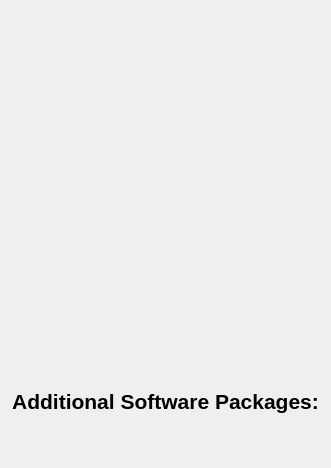
          <widget class="QWidget" name="TitlePage">
           <property name="minimumSize">
            <size>
             <width>0</width>
             <height>0</height>
            </size>
           </property>
           <property name="maximumSize">
            <size>
             <width>16777215</width>
             <height>16777215</height>
            </size>
           </property>
           <layout class="QVBoxLayout" name="verticalLayout_2">
            <property name="spacing">
             <number>40</number>
            </property>
            <property name="leftMargin">
             <number>12</number>
            </property>
            <property name="topMargin">
             <number>40</number>
            </property>
            <property name="rightMargin">
             <number>12</number>
            </property>
            <property name="bottomMargin">
             <number>40</number>
            </property>
            <item>
             <widget class="QLabel" name="LosAlamosLogo">
              <property name="maximumSize">
               <size>
                <width>16777215</width>
                <height>60</height>
               </size>
              </property>
              <property name="text">
               <string/>
              </property>
              <property name="pixmap">
               <pixmap resource="Icons/IconResourceFile.qrc">:/Logos/Logos/LANL Logo Ultramarine.png</pixmap>
              </property>
              <property name="scaledContents">
               <bool>true</bool>
              </property>
             </widget>
            </item>
            <item>
             <spacer name="verticalSpacer_7">
              <property name="orientation">
               <enum>Qt::Vertical</enum>
              </property>
              <property name="sizeHint" stdset="0">
               <size>
                <width>20</width>
                <height>40</height>
               </size>
              </property>
             </spacer>
            </item>
            <item alignment="Qt::AlignHCenter|Qt::AlignVCenter">
             <widget class="QLabel" name="EVPFFTLogo">
              <property name="minimumSize">
               <size>
                <width>225</width>
                <height>175</height>
               </size>
              </property>
              <property name="maximumSize">
               <size>
                <width>225</width>
                <height>175</height>
               </size>
              </property>
              <property name="text">
               <string/>
              </property>
              <property name="pixmap">
               <pixmap resource="Icons/IconResourceFile.qrc">:/Logos/Logos/FIERRO.png</pixmap>
              </property>
              <property name="scaledContents">
               <bool>true</bool>
              </property>
              <property name="wordWrap">
               <bool>false</bool>
              </property>
              <property name="indent">
               <number>-1</number>
              </property>
             </widget>
            </item>
            <item>
             <spacer name="verticalSpacer_6">
              <property name="orientation">
               <enum>Qt::Vertical</enum>
              </property>
              <property name="sizeHint" stdset="0">
               <size>
                <width>20</width>
                <height>40</height>
               </size>
              </property>
             </spacer>
            </item>
            <item alignment="Qt::AlignTop">
             <widget class="QFrame" name="AdditionalSoftware">
              <property name="frameShape">
               <enum>QFrame::NoFrame</enum>
              </property>
              <property name="frameShadow">
               <enum>QFrame::Raised</enum>
              </property>
              <layout class="QVBoxLayout" name="verticalLayout_10">
               <property name="spacing">
                <number>0</number>
               </property>
               <property name="leftMargin">
                <number>0</number>
               </property>
               <property name="topMargin">
                <number>0</number>
               </property>
               <property name="rightMargin">
                <number>0</number>
               </property>
               <property name="bottomMargin">
                <number>0</number>
               </property>
               <item alignment="Qt::AlignBottom">
                <widget class="QLabel" name="LAdditionalSoftware">
                 <property name="font">
                  <font>
                   <pointsize>16</pointsize>
                  </font>
                 </property>
                 <property name="text">
                  <string>&lt;html&gt;&lt;head/&gt;&lt;body&gt;&lt;p align=&quot;center&quot;&gt;&lt;span style=&quot; font-weight:700; color:#000000;&quot;&gt;Additional Software Packages:&lt;/span&gt;&lt;/p&gt;&lt;/body&gt;&lt;/html&gt;</string>
                 </property>
                </widget>
               </item>
               <item>
                <widget class="QFrame" name="AdditionalSoftwareLogos">
                 <property name="frameShape">
                  <enum>QFrame::NoFrame</enum>
                 </property>
                 <property name="frameShadow">
                  <enum>QFrame::Raised</enum>
                 </property>
                 <layout class="QHBoxLayout" name="horizontalLayout_5">
                  <property name="spacing">
                   <number>10</number>
                  </property>
                  <property name="leftMargin">
                   <number>0</number>
                  </property>
                  <property name="topMargin">
                   <number>0</number>
                  </property>
                  <property name="rightMargin">
                   <number>0</number>
                  </property>
                  <property name="bottomMargin">
                   <number>0</number>
                  </property>
                  <item>
                   <widget class="QLabel" name="MatarLogo">
                    <property name="maximumSize">
                     <size>
                      <width>120</width>
                      <height>60</height>
                     </size>
                    </property>
                    <property name="text">
                     <string/>
                    </property>
                    <property name="pixmap">
                     <pixmap resource="Icons/IconResourceFile.qrc">:/Logos/Logos/MATAR_logo2.png</pixmap>
                    </property>
                    <property name="scaledContents">
                     <bool>true</bool>
                    </property>
                   </widget>
                  </item>
                  <item>
                   <widget class="QLabel" name="ParaviewLogo">
                    <property name="maximumSize">
                     <size>
                      <width>130</width>
                      <height>30</height>
                     </size>
                    </property>
                    <property name="text">
                     <string/>
                    </property>
                    <property name="pixmap">
                     <pixmap resource="Icons/IconResourceFile.qrc">:/Logos/Logos/ParaView_logo.png</pixmap>
                    </property>
                    <property name="scaledContents">
                     <bool>true</bool>
                    </property>
                   </widget>
                  </item>
                 </layout>
                </widget>
               </item>
              </layout>
             </widget>
            </item>
           </layout>
          </widget>
